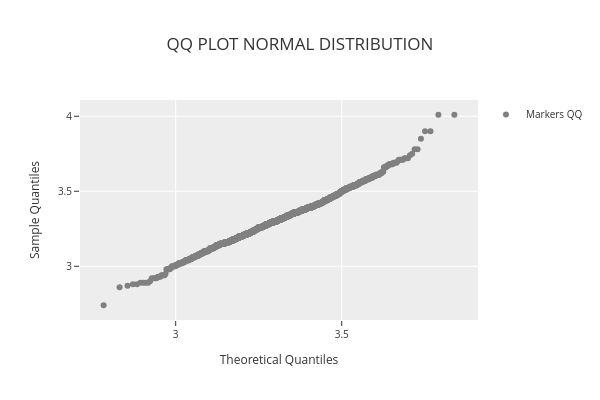

The notebook cell this image was saved under:
### Markdown cell above
**Create a QQ plot for the `id_distribution` to check the quantiles against a `id_distribution`**

### Code cell
phi.qq_plot("normal")

### Figure 1 — Plotly figure (JSON) as saved in the notebook; plotly's stock layout.template omitted (floating-point values rounded to 4 significant figures; data arrays with more than 128 entries replaced by an {"elided": "..."} marker saying what was removed)
{"data": [{"marker": {"color": "rgba(128,128,128,1)", "size": 6}, "mode": "markers", "name": "Markers QQ", "showlegend": true, "type": "scatter", "x": {"elided": "1599 float values"}, "y": {"elided": "1599 float values"}}], "layout": {"height": 400, "legend": {"font": {"size": 10}, "orientation": "v", "title": {"font": {"size": 10}}, "xanchor": "left", "y": 1, "yanchor": "auto"}, "title": {"text": "QQ PLOT NORMAL DISTRIBUTION"}, "width": 600, "xaxis": {"tickfont": {"size": 10}, "title": {"font": {"size": 12}, "text": "Theoretical Quantiles"}}, "yaxis": {"tickfont": {"size": 10}, "title": {"font": {"size": 12}, "text": "Sample Quantiles"}}}}
